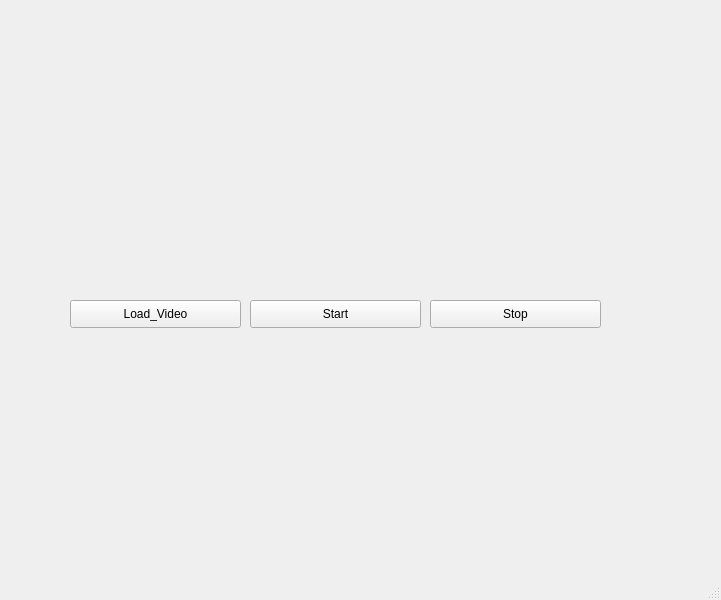
<?xml version="1.0" encoding="UTF-8"?>
<ui version="4.0">
 <class>outputwindow</class>
 <widget class="QMainWindow" name="outputwindow">
  <property name="geometry">
   <rect>
    <x>0</x>
    <y>0</y>
    <width>721</width>
    <height>600</height>
   </rect>
  </property>
  <property name="windowTitle">
   <string>MainWindow</string>
  </property>
  <widget class="QWidget" name="centralwidget">
   <widget class="QPushButton" name="load_video">
    <property name="geometry">
     <rect>
      <x>70</x>
      <y>300</y>
      <width>171</width>
      <height>28</height>
     </rect>
    </property>
    <property name="text">
     <string>Load_Video</string>
    </property>
   </widget>
   <widget class="QPushButton" name="play_video">
    <property name="geometry">
     <rect>
      <x>250</x>
      <y>300</y>
      <width>171</width>
      <height>28</height>
     </rect>
    </property>
    <property name="text">
     <string>Start</string>
    </property>
   </widget>
   <widget class="QPushButton" name="stop_video">
    <property name="geometry">
     <rect>
      <x>430</x>
      <y>300</y>
      <width>171</width>
      <height>28</height>
     </rect>
    </property>
    <property name="text">
     <string>Stop</string>
    </property>
   </widget>
   <widget class="QLabel" name="imgLabel">
    <property name="geometry">
     <rect>
      <x>80</x>
      <y>30</y>
      <width>511</width>
      <height>241</height>
     </rect>
    </property>
    <property name="maximumSize">
     <size>
      <width>640</width>
      <height>480</height>
     </size>
    </property>
    <property name="text">
     <string/>
    </property>
   </widget>
  </widget>
  <widget class="QMenuBar" name="menubar">
   <property name="geometry">
    <rect>
     <x>0</x>
     <y>0</y>
     <width>721</width>
     <height>26</height>
    </rect>
   </property>
  </widget>
  <widget class="QStatusBar" name="statusbar"/>
 </widget>
 <resources/>
 <connections/>
</ui>
